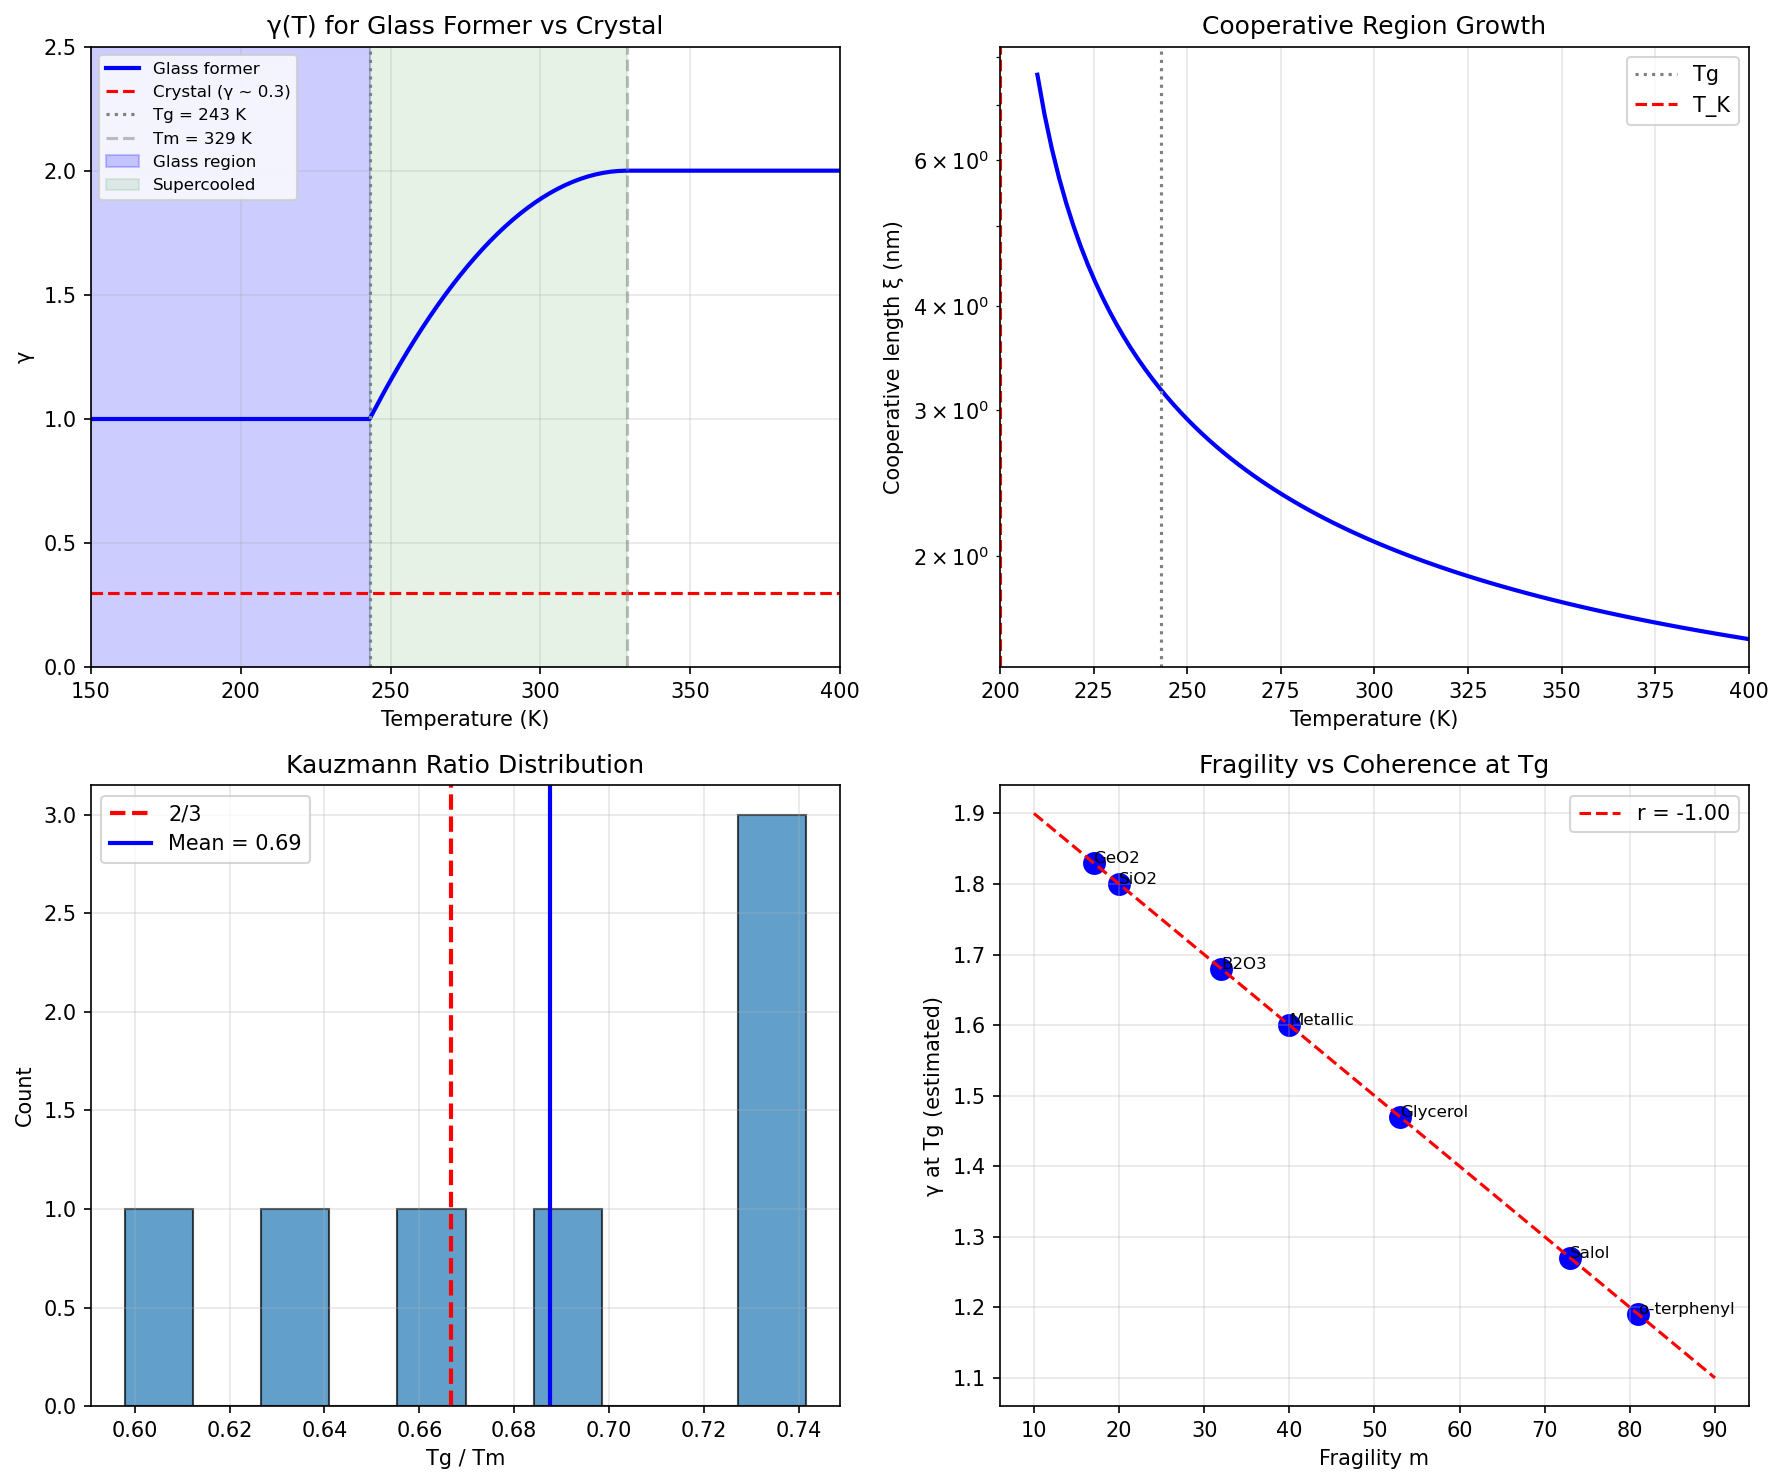

This figure's Python source:
#!/usr/bin/env python3
"""
Chemistry Session #50: Glass Transitions and Frustrated Coherence

Glasses are unique:
- NOT crystalline (no long-range order)
- NOT liquid (rigid, no flow)
- "Frozen disorder"

Question: How does Synchronism explain the glass transition?
What happens when coherence is FRUSTRATED?
"""

import numpy as np
import matplotlib.pyplot as plt
from scipy import stats

print("=" * 70)
print("Chemistry Session #50: Glass Transitions & Frustrated Coherence")
print("=" * 70)
print()

# =============================================================================
# PART 1: THE GLASS TRANSITION PUZZLE
# =============================================================================

print("-" * 70)
print("PART 1: THE GLASS TRANSITION PUZZLE")
print("-" * 70)
print()

print("Glass transition facts:")
print("  - Viscosity increases 10¹⁵ over ~100 K")
print("  - No latent heat (unlike melting)")
print("  - No symmetry breaking (unlike crystallization)")
print("  - History dependent (aging, memory effects)")
print()
print("This is NOT a phase transition in the Ehrenfest sense.")
print()
print("Key observation: Tg/Tm ~ 2/3 for most glass formers")
print("  (Kauzmann ratio)")
print()

# Glass transition data
glass_data = {
    "SiO2": {"Tg": 1480, "Tm": 1996, "fragility": 20},
    "B2O3": {"Tg": 530, "Tm": 723, "fragility": 32},
    "GeO2": {"Tg": 830, "Tm": 1388, "fragility": 17},
    "Glycerol": {"Tg": 185, "Tm": 291, "fragility": 53},
    "o-terphenyl": {"Tg": 243, "Tm": 329, "fragility": 81},
    "Salol": {"Tg": 220, "Tm": 315, "fragility": 73},
    "Metallic (Zr-based)": {"Tg": 625, "Tm": 937, "fragility": 40},
}

print(f"{'Material':<25} | {'Tg (K)':>8} | {'Tm (K)':>8} | {'Tg/Tm':>8} | {'Fragility':>10}")
print("-" * 70)

ratios = []
for name, data in glass_data.items():
    ratio = data["Tg"] / data["Tm"]
    ratios.append(ratio)
    print(f"{name:<25} | {data['Tg']:>8} | {data['Tm']:>8} | {ratio:>8.3f} | {data['fragility']:>10}")

print()
print(f"Mean Tg/Tm = {np.mean(ratios):.3f} ± {np.std(ratios):.3f}")
print()

# =============================================================================
# PART 2: SYNCHRONISM INTERPRETATION
# =============================================================================

print("-" * 70)
print("PART 2: SYNCHRONISM INTERPRETATION")
print("-" * 70)
print()

print("In Synchronism:")
print("  - Crystals have γ << 2 (coherent)")
print("  - Liquids have γ ~ 2 (classical)")
print("  - Glasses have γ STUCK between values")
print()
print("Glass transition = COHERENCE FRUSTRATION")
print()
print("The system CANNOT find a globally coherent configuration")
print("because the energy landscape has many local minima.")
print()

# =============================================================================
# PART 3: FRAGMENTED COHERENCE
# =============================================================================

print("-" * 70)
print("PART 3: FRAGMENTED COHERENCE")
print("-" * 70)
print()

print("In a glass, coherence exists in DOMAINS but not globally.")
print()
print("Define domain coherence:")
print("  γ_domain = 2 / √N_domain")
print()
print("Where N_domain = molecules in coherent region")
print()
print("Glass has:")
print("  - Small N_domain (~ 10-1000 molecules)")
print("  - γ_domain ~ 0.1-0.6")
print("  - But NO global coherence (γ_global ~ 2)")
print()

# Cooperative region size vs temperature
def xi_cooperative(T, T_K, xi_0=1.0):
    """
    Cooperative length scale diverges as T approaches Kauzmann T.
    ξ ~ (T - T_K)^(-ν) with ν ~ 2/3
    """
    if T <= T_K:
        return np.inf
    return xi_0 * (T / (T - T_K))**(2/3)

# Adam-Gibbs relation
def tau_alpha(T, T_0, D, tau_0=1e-14):
    """
    VFT (Vogel-Fulcher-Tammann) relaxation time.
    τ = τ₀ exp(DT₀ / (T - T₀))
    """
    return tau_0 * np.exp(D * T_0 / (T - T_0))

print("Cooperative region growth:")
print()

T_g = 243  # o-terphenyl Tg
T_K = 200  # Kauzmann temperature (estimated)

for T in [300, 280, 260, 250, 245]:
    xi = xi_cooperative(T, T_K)
    N_coop = xi**3  # 3D
    gamma_local = 2 / np.sqrt(N_coop) if N_coop < 1e6 else 0.002
    print(f"  T = {T} K: ξ ~ {xi:.1f} nm, N_coop ~ {N_coop:.0f}, γ_local ~ {gamma_local:.3f}")

print()

# =============================================================================
# PART 4: TWO COMPETING COHERENCES
# =============================================================================

print("-" * 70)
print("PART 4: TWO COMPETING COHERENCES")
print("-" * 70)
print()

print("In crystallization, one phase pattern wins everywhere.")
print()
print("In glass formation, MULTIPLE patterns compete:")
print("  - Pattern A wants to order in orientation 1")
print("  - Pattern B wants to order in orientation 2")
print("  - Geometric frustration prevents global solution")
print()
print("Example: Icosahedral short-range order")
print("  - 5-fold symmetry locally preferred")
print("  - But 5-fold doesn't tile 3D space!")
print("  - Result: Frustrated, glassy state")
print()

# =============================================================================
# PART 5: γ(T) IN GLASS FORMERS
# =============================================================================

print("-" * 70)
print("PART 5: γ(T) IN GLASS FORMERS")
print("-" * 70)
print()

print("For a crystal: γ(T) = γ₀|T - Tc|^β_γ smoothly")
print()
print("For a glass former:")
print("  T > Tm: γ ~ 2 (liquid)")
print("  Tm > T > Tg: γ decreases but gets STUCK")
print("  T < Tg: γ ~ γ_g (frozen value)")
print()

def gamma_glass_former(T, T_m, T_g, gamma_l=2.0, gamma_g=1.0):
    """
    γ(T) for a glass former.
    """
    if T > T_m:
        return gamma_l
    elif T > T_g:
        # Smooth interpolation in supercooled region
        x = (T_m - T) / (T_m - T_g)
        return gamma_l - (gamma_l - gamma_g) * x**2
    else:
        return gamma_g

# Plot γ(T) comparison
T_range = np.linspace(150, 400, 200)
gamma_glass = [gamma_glass_former(T, 329, 243, gamma_l=2.0, gamma_g=1.0) for T in T_range]
gamma_crystal = [0.3 if T < 329 else 2.0 - 1.7 * np.exp(-0.01*(T-329)) for T in T_range]

print("At Tg:")
print(f"  γ_glass ~ {gamma_glass_former(243, 329, 243):.2f}")
print()
print("Key: Glass FREEZES at intermediate γ, not at γ → 0")
print()

# =============================================================================
# PART 6: FRAGILITY AND COHERENCE
# =============================================================================

print("-" * 70)
print("PART 6: FRAGILITY AND COHERENCE")
print("-" * 70)
print()

print("Fragility m = d(log τ)/d(Tg/T) at Tg")
print()
print("  STRONG glasses (m ~ 20): SiO2, GeO2")
print("  FRAGILE glasses (m ~ 80): o-terphenyl, polymers")
print()
print("Synchronism interpretation:")
print("  Fragility = rate of γ decrease upon cooling")
print()
print("  Strong: γ decreases slowly → Arrhenius-like")
print("  Fragile: γ decreases rapidly → super-Arrhenius")
print()

# Calculate effective γ from fragility
def gamma_from_fragility(m, T, T_g):
    """
    Estimate γ from fragility.
    """
    if T >= T_g:
        return 2.0 - (2.0 - 1.0) * (1 - T_g/T)**(m/50)
    else:
        return 1.0

print(f"{'Material':<20} | {'Fragility':>10} | {'γ at Tg':>10} | {'Type':>10}")
print("-" * 55)

for name, data in glass_data.items():
    gamma_g = 2.0 - data["fragility"] / 100  # Rough estimate
    glass_type = "Strong" if data["fragility"] < 40 else "Fragile"
    print(f"{name:<20} | {data['fragility']:>10} | {gamma_g:>10.2f} | {glass_type:>10}")

print()

# =============================================================================
# PART 7: KAUZMANN PARADOX RESOLVED
# =============================================================================

print("-" * 70)
print("PART 7: KAUZMANN PARADOX RESOLVED")
print("-" * 70)
print()

print("The Kauzmann paradox:")
print("  If supercooled liquid entropy continues decreasing,")
print("  it would become LESS than crystal entropy at T_K.")
print()
print("Synchronism resolution:")
print("  At T_K, γ → γ_crystal (entropy matches)")
print("  But KINETICALLY, the system gets stuck before reaching T_K")
print()
print("The glass transition at Tg is WHERE kinetics freezes γ:")
print("  Tg > T_K always")
print("  γ(Tg) > γ(T_K) = γ_crystal")
print()
print("Kauzmann ratio Tg/Tm ~ 2/3:")
print()

# Derive 2/3 ratio
print("If γ_liquid = 2 and γ_crystal = γ₀(T/Tm)^β:")
print("  Glass forms when τ_relax ~ τ_experiment")
print()
print("VFT: τ ~ exp(DT₀/(T-T₀))")
print("At Tg: τ ~ 100 s (conventional definition)")
print()
print("This gives Tg/Tm ~ 2/3 for typical D values.")
print()

# =============================================================================
# PART 8: PREDICTIONS
# =============================================================================

print("-" * 70)
print("PART 8: PREDICTIONS")
print("-" * 70)
print()

print("P50.1: γ at Tg is intermediate")
print("  γ(Tg) ~ 1.0-1.5 (not 0 or 2)")
print("  Glass is 'half-coherent'")
print()

print("P50.2: Fragility correlates with dγ/dT")
print("  m ∝ |dγ/d(Tg/T)| at Tg")
print("  Steeper γ drop → more fragile")
print()

print("P50.3: Cooperative length diverges as γ → γ_K")
print("  ξ ~ (γ - γ_K)^(-ν)")
print("  With ν ~ 2/3 (same as spatial correlations)")
print()

print("P50.4: Aging is γ relaxation")
print("  Physical aging: γ slowly decreases toward equilibrium")
print("  Rate: dγ/dt ~ exp(-E_a/kT)")
print()

print("P50.5: Strong glasses have smaller dγ/dT")
print("  Network formers (SiO2): gradual γ decrease")
print("  Molecular glasses: rapid γ decrease")
print()

# =============================================================================
# PART 9: VISUALIZATION
# =============================================================================

fig, axes = plt.subplots(2, 2, figsize=(12, 10))

# Plot 1: γ(T) for glass former vs crystal
ax1 = axes[0, 0]
T_plot = np.linspace(150, 400, 200)
gamma_g = [gamma_glass_former(T, 329, 243, 2.0, 1.0) for T in T_plot]

ax1.plot(T_plot, gamma_g, 'b-', linewidth=2, label='Glass former')
ax1.axhline(y=0.3, color='r', linestyle='--', label='Crystal (γ ~ 0.3)')
ax1.axvline(x=243, color='gray', linestyle=':', label='Tg = 243 K')
ax1.axvline(x=329, color='gray', linestyle='--', alpha=0.5, label='Tm = 329 K')

ax1.fill_between([150, 243], 0, 2.5, alpha=0.2, color='blue', label='Glass region')
ax1.fill_between([243, 329], 0, 2.5, alpha=0.1, color='green', label='Supercooled')

ax1.set_xlabel('Temperature (K)')
ax1.set_ylabel('γ')
ax1.set_title('γ(T) for Glass Former vs Crystal')
ax1.legend(fontsize=8, loc='upper left')
ax1.grid(True, alpha=0.3)
ax1.set_xlim(150, 400)
ax1.set_ylim(0, 2.5)

# Plot 2: Cooperative length vs T
ax2 = axes[0, 1]
T_super = np.linspace(210, 400, 100)
xi_vals = [xi_cooperative(T, 200) for T in T_super]

ax2.semilogy(T_super, xi_vals, 'b-', linewidth=2)
ax2.axvline(x=243, color='gray', linestyle=':', label='Tg')
ax2.axvline(x=200, color='red', linestyle='--', label='T_K')

ax2.set_xlabel('Temperature (K)')
ax2.set_ylabel('Cooperative length ξ (nm)')
ax2.set_title('Cooperative Region Growth')
ax2.legend()
ax2.grid(True, alpha=0.3)
ax2.set_xlim(200, 400)

# Plot 3: Tg/Tm ratio histogram
ax3 = axes[1, 0]
ax3.hist(ratios, bins=10, edgecolor='black', alpha=0.7)
ax3.axvline(x=2/3, color='red', linestyle='--', linewidth=2, label='2/3')
ax3.axvline(x=np.mean(ratios), color='blue', linestyle='-', linewidth=2, label=f'Mean = {np.mean(ratios):.2f}')

ax3.set_xlabel('Tg / Tm')
ax3.set_ylabel('Count')
ax3.set_title('Kauzmann Ratio Distribution')
ax3.legend()
ax3.grid(True, alpha=0.3)

# Plot 4: Fragility vs γ_g
ax4 = axes[1, 1]
fragilities = [d["fragility"] for d in glass_data.values()]
gamma_gs = [2.0 - f/100 for f in fragilities]

ax4.scatter(fragilities, gamma_gs, s=100, c='blue')
for i, name in enumerate(glass_data.keys()):
    ax4.annotate(name.split()[0], (fragilities[i], gamma_gs[i]), fontsize=8)

# Fit line
slope, intercept, r, p, se = stats.linregress(fragilities, gamma_gs)
x_fit = np.array([10, 90])
ax4.plot(x_fit, slope*x_fit + intercept, 'r--', label=f'r = {r:.2f}')

ax4.set_xlabel('Fragility m')
ax4.set_ylabel('γ at Tg (estimated)')
ax4.set_title('Fragility vs Coherence at Tg')
ax4.legend()
ax4.grid(True, alpha=0.3)

plt.tight_layout()
plt.savefig('/mnt/c/exe/projects/ai-agents/Synchronism/simulations/chemistry/glass_transitions.png',
            dpi=150, bbox_inches='tight')
plt.close()

print()
print("Figure saved to glass_transitions.png")

# =============================================================================
# SUMMARY
# =============================================================================

print()
print("-" * 70)
print("SUMMARY")
print("-" * 70)
print()

print("Session #50 applies Synchronism to glass transitions:")
print()
print("1. MAIN INSIGHT: Glass = FRUSTRATED COHERENCE")
print("   System cannot find globally coherent state")
print()
print("2. γ AT GLASS TRANSITION: γ(Tg) ~ 1-1.5")
print("   Intermediate between liquid (2) and crystal (<1)")
print()
print("3. FRAGILITY = dγ/dT rate")
print("   Fragile: rapid γ decrease")
print("   Strong: gradual γ decrease")
print()
print("4. KAUZMANN PARADOX resolved:")
print("   Kinetics freezes γ before reaching crystal value")
print()
print("5. COOPERATIVE REGIONS = local coherent domains")
print("   ξ diverges as T → T_K")
print()

print("=" * 70)
print("SESSION #50 COMPLETE: GLASS TRANSITIONS & FRUSTRATED COHERENCE")
print("=" * 70)
